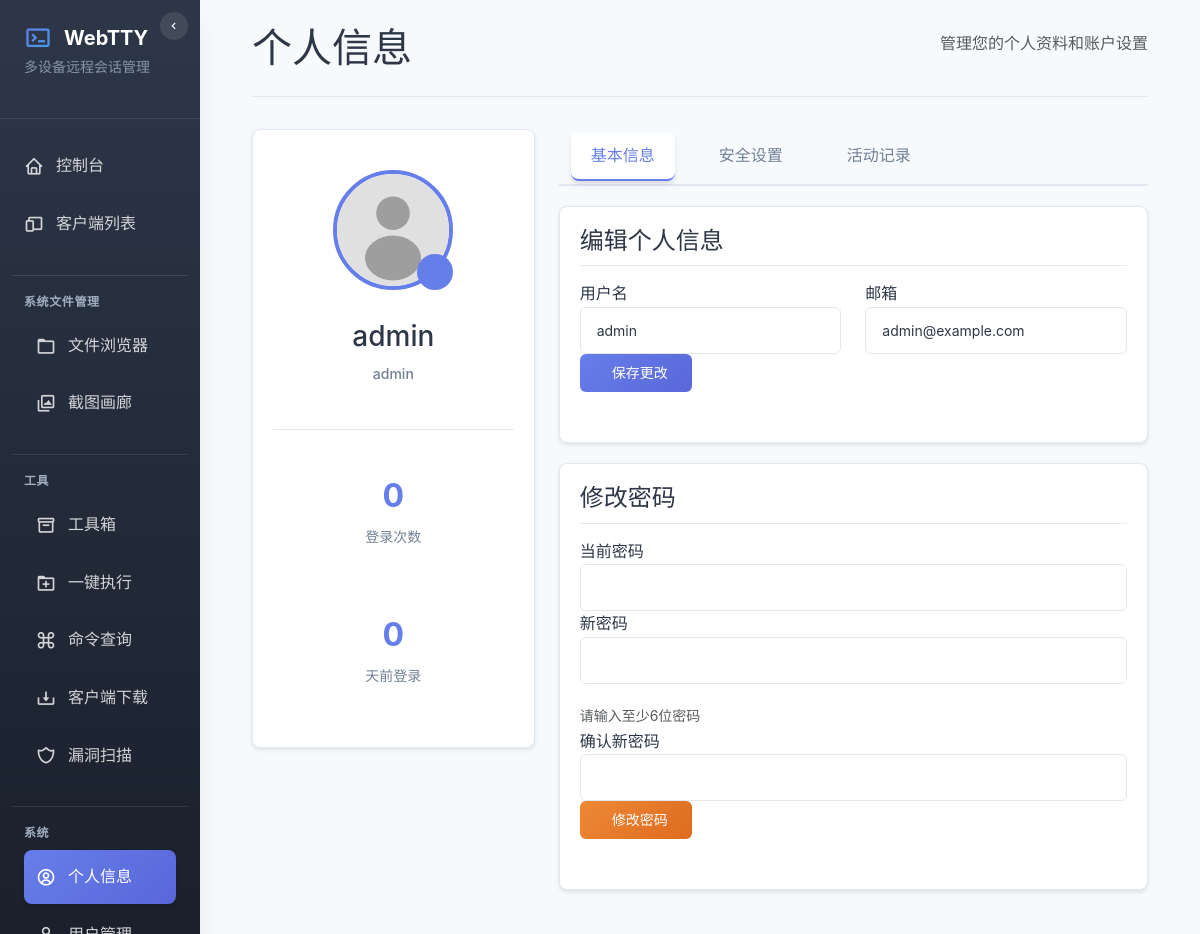
The app's page /profile/ (signed in) with its own data.
### models.py (models this page shows, shortened)
class User(db.Model, UserMixin):
    __tablename__ = 'users'
    id = db.Column(db.Integer, primary_key=True)
    username = db.Column(db.String(64), unique=True, nullable=False)
    email = db.Column(db.String(120), unique=True, nullable=False)
    password_hash = db.Column(db.String(128), nullable=False)
    role_id = db.Column(db.Integer, db.ForeignKey('roles.id'))
    parent_id = db.Column(db.Integer, db.ForeignKey('users.id'), nullable=True)
    is_active = db.Column(db.Boolean, default=True)
    created_at = db.Column(db.DateTime, default=datetime.utcnow)
    last_login = db.Column(db.DateTime, nullable=True)
    role_type = db.Column('role', db.String(20), nullable=True)
    updated_at = db.Column(db.DateTime, default=datetime.utcnow, onupdate=datetime.utcnow)
    subordinates = db.relationship('User', backref=db.backref('parent', remote_side=[id]), lazy='dynamic')
    @property
    def password(self):
        raise AttributeError('密码不可读')
    def role_display(self):
        if hasattr(self, 'role_type') and self.role_type:
            if hasattr(self.role_type, 'value'):
                return self.role_type.value
            return self.role_type
        return getattr(self, 'role', None).name if getattr(self, 'role', None) else 'user'

class Role(db.Model):
    __tablename__ = 'roles'
    id = db.Column(db.Integer, primary_key=True)
    name = db.Column(db.String(20), unique=True, nullable=False)  # admin, manager, user
    description = db.Column(db.String(255))
    users = db.relationship('User', backref='role', lazy='dynamic')

### web/routes/profile.py (the view)
@profile_bp.route('/')
@login_required
def index():
    total_logins = db.session.query(func.count(UserLoginLog.id)).filter(
        UserLoginLog.user_id == current_user.id,
        UserLoginLog.login_status == 'success'
    ).scalar() or 0
    last_login_row = db.session.query(UserLoginLog.login_time).filter(
        UserLoginLog.user_id == current_user.id,
        UserLoginLog.login_status == 'success'
    ).order_by(desc(UserLoginLog.login_time)).first()
    last_login_days = None
    if last_login_row and last_login_row[0]:
        delta = datetime.utcnow() - last_login_row[0]
        last_login_days = max(0, delta.days)
    return render_template('dashboard/profile.html', user=current_user, login_count=total_logins, last_login_days=last_login_days)

### __init__.py (called while the page is built)
@login_manager.user_loader
def load_user(user_id):
    from .models import User
    return User.query.get(int(user_id))

### templates/dashboard/profile.html (shortened to what this page needs)
{% extends "dashboard/base.html" %}
{% block content %}
<div class="container-fluid">
    <div class="row">
        <div class="col-12">
            <div class="page-header">
                <h1> 个人信息</h1>
                <p class="text-muted">管理您的个人资料和账户设置</p>
            </div>
        </div>
    </div>
    <div class="row">
        <div class="col-lg-4">
            <div class="profile-card">
                <div class="profile-header">
                    <div class="avatar-container">
                        <img src="{{ user.avatar or '/static/images/default-avatar.svg' }}" alt="头像" class="avatar" id="avatarImg">
                        <button class="avatar-upload" onclick="document.getElementById('avatarInput').click()">
                        </button>
                    </div>
                    <div class="profile-info">
                        <h3 id="displayUsername">{{ user.username or '未设置' }}</h3>
                        <p class="user-role" id="displayRole">{{ user.role_display() if user.role_display else '普通用户' }}</p>
                    </div>
                </div>
                <div class="stats-grid">
                    <div class="stat-card">
                        <div class="stat-number" id="loginCount">{{ login_count if login_count is not none else 0 }}</div>
                        <div class="stat-label">登录次数</div>
                    </div>
                    <div class="stat-card">
                        <div class="stat-number" id="lastLoginDays">{{ last_login_days if last_login_days is not none else 0 }}</div>
                        <div class="stat-label">天前登录</div>
                    </div>
                </div>
            </div>
        </div>
        <div class="col-lg-8">
            <ul class="nav nav-tabs">
                <li class="nav-item">
                    <button class="nav-link active" data-tab="basic-info">基本信息</button>
                </li>
                <li class="nav-item">
                    <button class="nav-link" data-tab="security">安全设置</button>
                </li>
                <li class="nav-item">
                    <button class="nav-link" data-tab="activity">活动记录</button>
                </li>
            </ul>
            <div id="basic-info" class="tab-content active">
                <div class="profile-card">
                    <div class="form-section">
                        <h4> 编辑个人信息</h4>
                        <form id="profileForm">
                            <div class="row">
                                <div class="col-md-6">
                                    <div class="form-group">
                                        <label for="username">用户名</label>
                                        <input type="text" class="form-control" id="username" value="{{ user.username or '' }}">
                                    </div>
                                </div>
                                <div class="col-md-6">
                                    <div class="form-group">
                                        <label for="email">邮箱</label>
                                        <input type="email" class="form-control" id="email" value="{{ user.email or '' }}">
                                    </div>
                                </div>
                            </div>
                            <button type="submit" class="btn btn-primary">
                                 保存更改
                            </button>
                        </form>
                    </div>
                </div>
                <div class="profile-card">
                    <div class="form-section">
                        <h4> 修改密码</h4>
                        <form id="passwordForm">
                            <div class="form-group">
                                <label for="currentPassword">当前密码</label>
                                <input type="password" class="form-control" id="currentPassword" required>
                            </div>
                            <div class="form-group">
                                <label for="newPassword">新密码</label>
                                <input type="password" class="form-control" id="newPassword" required>
                                <div class="password-strength">
                                    <div class="strength-bar">
                                        <div class="strength-fill" id="strengthFill"></div>
                                    </div>
                                    <small id="strengthText" class="text-muted">请输入至少6位密码</small>
                                </div>
                            </div>
                            <div class="form-group">
                                <label for="confirmPassword">确认新密码</label>
                                <input type="password" class="form-control" id="confirmPassword" required>
                            </div>
                            <button type="submit" class="btn btn-warning">
                                 修改密码
                            </button>
                        </form>
                    </div>
                </div>
            </div>
        </div>
    </div>
</div>
{% endblock %}

### static/css/base.css (style rules this page uses)
:root { --primary-color: #667eea; --primary-dark: #5a67d8; --secondary-color: #2d3748; --success-color: #48bb78; --danger-color: #f56565; --warning-color: #ed8936; --info-color: #4299e1; --light-bg: #f7fafc; --dark-bg: #1a202c; --sidebar-bg: #2d3748; --card-bg: #ffffff; --text-primary: #2d3748; --text-secondary: #718096; --text-muted: #a0aec0; --border-color: #e2e8f0; --shadow-sm: 0 1px 3px 0 rgba(0, 0, 0, 0.1), 0 1px 2px 0 rgba(0, 0, 0, 0.06); --shadow-md: 0 4px 6px -1px rgba(0, 0, 0, 0.1), 0 2px 4px -1px rgba(0, 0, 0, 0.06); --shadow-lg: 0 10px 15px -3px rgba(0, 0, 0, 0.1), 0 4px 6px -2px rgba(0, 0, 0, 0.05); --shadow-xl: 0 20px 25px -5px rgba(0, 0, 0, 0.1), 0 10px 10px -5px rgba(0, 0, 0, 0.04); --radius-sm: 0.25rem; --radius-md: 0.375rem; --radius-lg: 0.5rem; --radius-xl: 0.75rem; --transition: all 0.3s cubic-bezier(0.4, 0, 0.2, 1); }
* { box-sizing: border-box; }
body { margin: 0; font-family: -apple-system, BlinkMacSystemFont, 'Segoe UI', 'Roboto', 'Oxygen', 'Ubuntu', 'Cantarell', sans-serif; background-color: var(--light-bg); color: var(--text-primary); line-height: 1.6; -webkit-font-smoothing: antialiased; -moz-osx-font-smoothing: grayscale; }
.btn { display: inline-flex; align-items: center; justify-content: center; gap: 0.5rem; padding: 0.75rem 1.5rem; font-size: 0.875rem; font-weight: 500; line-height: 1; border: none; border-radius: var(--radius-md); cursor: pointer; transition: var(--transition); text-decoration: none; white-space: nowrap; user-select: none; }
.btn-primary { background: linear-gradient(135deg, var(--primary-color), var(--primary-dark)); color: white; }
.btn-warning { background: linear-gradient(135deg, var(--warning-color), #dd6b20); color: white; }
.form-control, .form-select { width: 100%; padding: 0.75rem 1rem; font-size: 0.875rem; line-height: 1.5; color: var(--text-primary); background-color: var(--card-bg); border: 1px solid var(--border-color); border-radius: var(--radius-md); transition: var(--transition); }

### static/css/layout.css (style rules this page uses)
.nav-item { margin: 0.25rem 0.75rem; }
.nav-link { display: flex; align-items: center; gap: 0.75rem; padding: 0.875rem 0.75rem; color: rgba(255, 255, 255, 0.8); text-decoration: none; border-radius: var(--radius-lg); transition: var(--transition); font-weight: 500; position: relative; overflow: hidden; white-space: nowrap; }
.nav-link::before { content: ''; position: absolute; top: 0; left: -100%; width: 100%; height: 100%; background: linear-gradient(90deg, transparent, rgba(255, 255, 255, 0.1), transparent); transition: var(--transition); }
.nav-link.active { color: white; background: linear-gradient(135deg, var(--primary-color), var(--primary-dark)); box-shadow: var(--shadow-md); }
.page-header { display: flex; align-items: center; justify-content: space-between; margin-bottom: 2rem; padding-bottom: 1rem; border-bottom: 1px solid var(--border-color); }

### records on screen
User: username "admin", role.name "admin", email "admin@example.com"

### other values on screen
{{ login_count if login_count is not none else 0 }} "0"
{{ last_login_days if last_login_days is not none else 0 }} "0"
